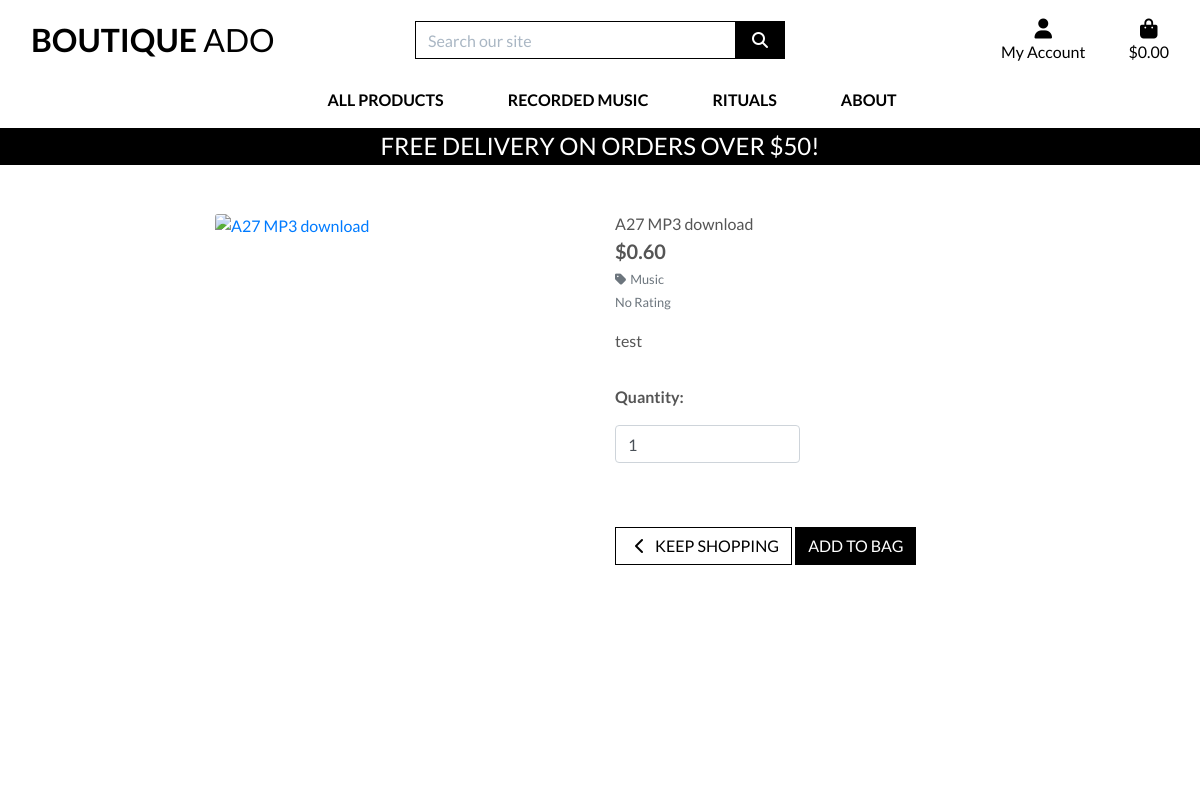
The page /products/1 on the database as committed earlier.
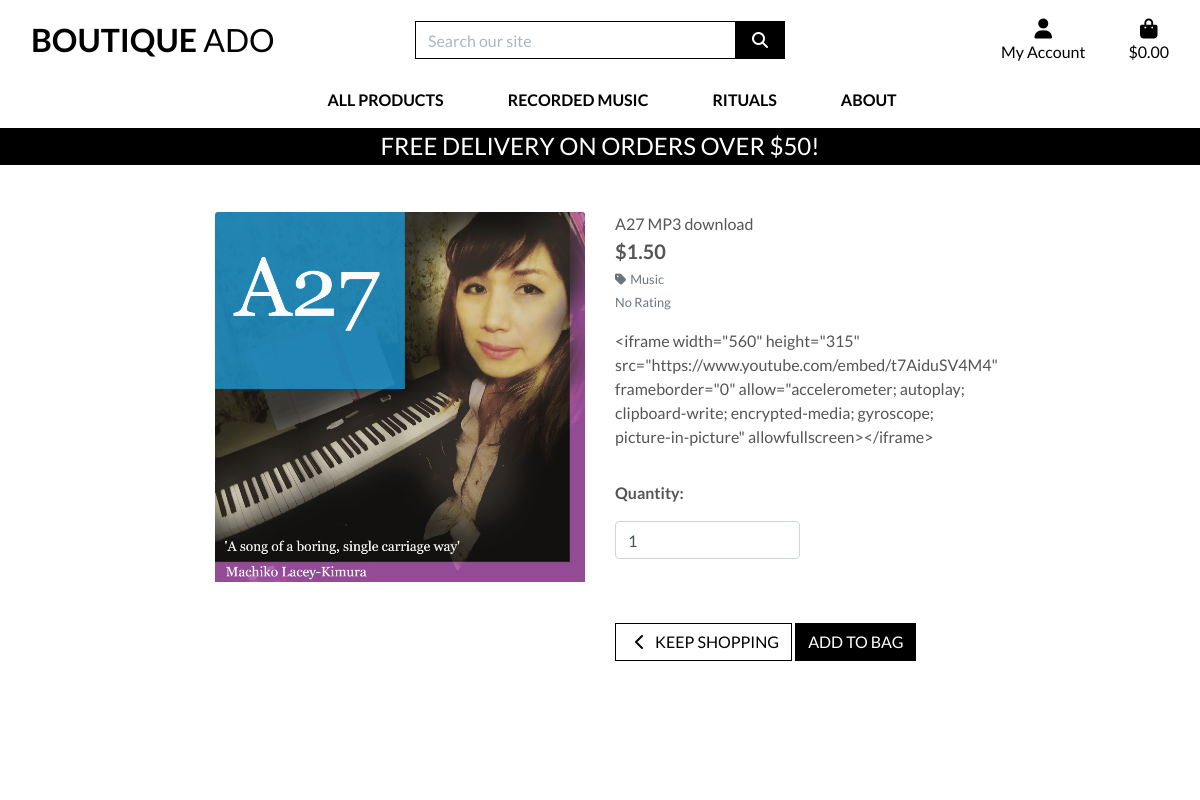
The same page on the database as committed later.
### products/models.py (models this page shows, shortened)
class Product(models.Model):from django.db import models

class Category(models.Model):
    name = models.CharField(max_length=254)
    friendly_name = models.CharField(max_length=254, null=True, blank=True)

### products/views.py (the view)
# urls.py: path('<product_id>', views.product_detail, name='product_detail')
def product_detail(request, product_id):
    product = get_object_or_404(Product, pk=product_id)
    context = {
        'product': product,
    }
    return render(request, 'products/product_detail.html', context)

### bag/contexts.py (called while the page is built)
def bag_contents(request):
    bag_items = []
    total = 0
    product_count = 0
    if total < settings.FREE_DELIVERY_THRESHOLD:
        delivery = total * Decimal(settings.STANDARD_DELIVERY_PERCENTAGE / 100)
        free_delivery_delta = settings.FREE_DELIVERY_THRESHOLD - total
    else:
        delivery = 0
        free_delivery_delta = 0
    grand_total = delivery + total
    context = {
        'bag_items': bag_items,
        'total': total,
        'product_count': product_count,
        'delivery': delivery,
        'free_delivery_delta': free_delivery_delta,
        'free_delivery_threshold': settings.FREE_DELIVERY_THRESHOLD,
        'grand_total': grand_total,
    }
    return context

### products/templates/products/product_detail.html (shortened to what this page needs)
{% extends "base.html" %}
{% load static %}
{% block page_header %}
    <div class="container header-container">
    </div>
{% endblock %}
{% block content %}
    <div class="overlay"></div>
    <div class="container-fluid">
        <div class="row">
            <div class="col-12 col-md-6 col-lg-4 offset-lg-2">
                <div class="image-container my-5">
                    {% if product.image %}
                        <a href="{{ product.image.url }}" target="_blank">
                            <img class="card-img-top img-fluid" src="{{ product.image.url }}" alt="{{ product.name }}">
                        </a>
                        {% else %}
                        <a href="">
                            <img class="card-img-top img-fluid" src="{{ MEDIA_URL }}noimage.png" alt="{{ product.name }}">
                        </a>
                    {% endif %}
                </div>
            </div>
            <div class="col-12 col-md-6 col-lg-4">
                <div class="product-details-container mb-5 mt-md-5">
                    <p class="mb-0">{{ product.name }}</p>
                    <p class="lead mb-0 text-left font-weight-bold">${{ product.price }}</p>
                    {% if product.category %}
                    <p class="small mt-1 mb-0">
                        <a class="text-muted" href="{% url 'products' %}?category={{ product.category.name }}">
                            <i class="fas fa-tag mr-1"></i>{{ product.category.friendly_name }}
                        </a>
                    </p>
                    {% endif %}
                    {% if product.rating %}
                        <small class="text-muted"><i class="fas fa-star mr-1"></i>{{ product.rating }} / 5</small>
                    {% else %}
                        <small class="text-muted">No Rating</small>
                    {% endif %}
                    <p class="mt-3">{{ product.description }}</p>
                    <form class="form" action="{% url 'add_to_bag' product.id %}" method="POST">
                        <div class="form-row">
                            {% with product.has_sizes as s %}
                            <div class="col-12">
                                <p class="mt-3"><strong>Quantity:</strong></p>
                                <div class="form-group w-50">
                                    <div class="input-group">
                                        <input class="form-control qty_input" type="number" name="quantity" value="1" min="1" max="99" data-item_id="{{ product.id }}" id="id_qty_{{ product.id }}">
                                    </div>
                                </div>
                            </div>
                            <div class="col{% if s %}-12 mt-2{% endif %}">
                                <a href="{% url 'products' %}" class="btn btn-outline-black rounded-0 mt-5">
                                    <span class="icon">
                                        <i class="fas fa-chevron-left"></i>
                                    </span>
                                    <span class="text-uppercase">Keep Shopping</span>
                                </a>
                                <input type="submit" class="btn btn-black rounded-0 text-uppercase mt-5" value="Add to Bag">
                            </div>
                            {% endwith %}
                        </div>
                    </form>
                </div>
            </div>
        </div>
    </div>
{% endblock %}

Rows that differ between the two databases and show on the page:
changed Product "A27 MP3 download": image empty → "a27_2.jpg" (drawn); image: picture added; price "0.60" → "1.50"; description "test" → "<iframe width=\"560\" height=\"315\" src=\"https://www.youtube.com/embed/t7AiduSV4M4\" frameborder=\"0\" allow=\"accelerometer; autoplay; clipboard-write; encrypted-media; gyroscope; picture-in-picture\" allowfullscreen></iframe>"
